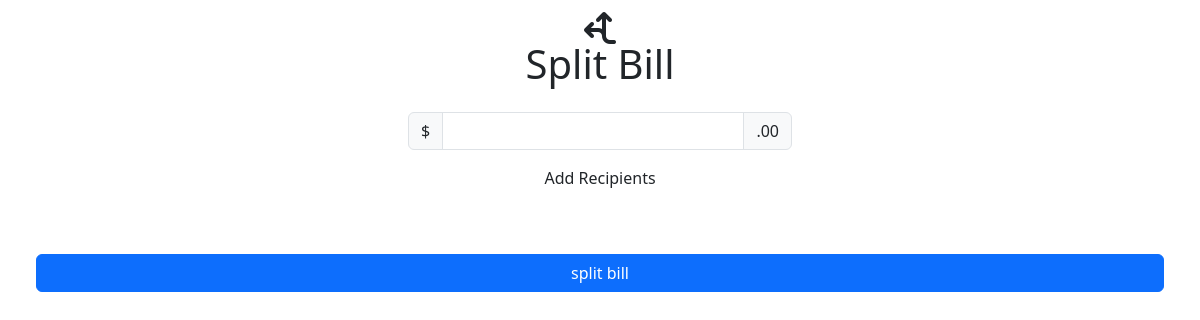
Before: /splitbill/ with the older database file.
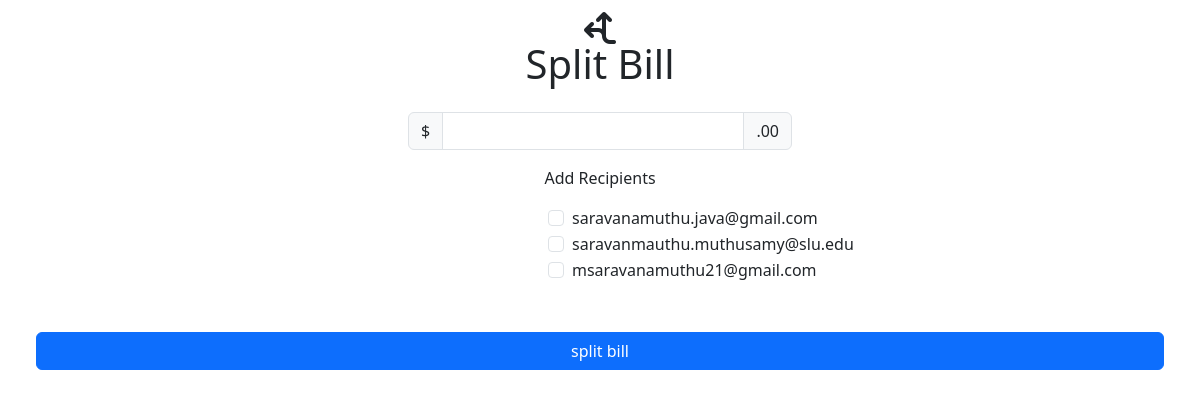
After: the same page with the newer database file.
### polls/models.py (models this page shows)
class splitbill(models.Model):
    email=models.EmailField(max_length=50)

### polls/views.py (the view)
# urls.py: path("splitbill/",views.splitbill_view,name="splitbill_view"),
def splitbill_view(request):
    data=splitbill.objects.all()
    context={
        'data':data
    }
    return render(request,'polls/splitbills.html',context)

### polls/templates/polls/splitbills.html (shortened to what this page needs)
<!doctype html>
<html lang="en">
  <head>
    <link href="https://cdn.jsdelivr.net/npm/bootstrap@5.3.0-alpha3/dist/css/bootstrap.min.css" rel="stylesheet">
  </head>
  <body>
    <div class="row justify-content-md-center">
    <div class="col-4">
    <div class="container-fluid text-center p-3">
      <span>
        <i class="fa-sharp fa-solid fa-arrows-split-up-and-left fa-2xl"></i>
        <h1>Split Bill</h1>
      </span>
    </div>
    <form method="POST" action="{% url 'splitbill_view' %}">
        <div class="input-group mb-3">
            <span class="input-group-text">$</span>
            <input type="text" class="form-control" name="splitamount" aria-label="Amount (to the nearest dollar)">
            <span class="input-group-text">.00</span>
          </div>
          <div class="container">
            <p class="text-center">Add Recipients</p>
        </div>
            {% for i in data %}
            <div class="container">
            <div class="row justify-content-md-center">
            <div class="col-4">
            <div class="form-check">
                <input class="form-check-input" type="checkbox" name="choice" value={{i.email}} id="flexCheckDefault">
                <label class="form-check-label" for="flexCheckDefault">
                    {{i.email}}
                </label>
              </div>
            </div>
        </div>
        </div>
            {% endfor %}
        </div>
        <div class="d-grid gap-2 p-5">
            <button class="btn btn-primary" type="submit" value="submit">split bill</button>
          </div>
    </div>
</body>
</html>

Changed rows visible on the page:
added splitbill: email "saravanamuthu.java@gmail.com"
added splitbill: email "saravanmauthu.muthusamy@slu.edu"
added splitbill: email "msaravanamuthu21@gmail.com"
